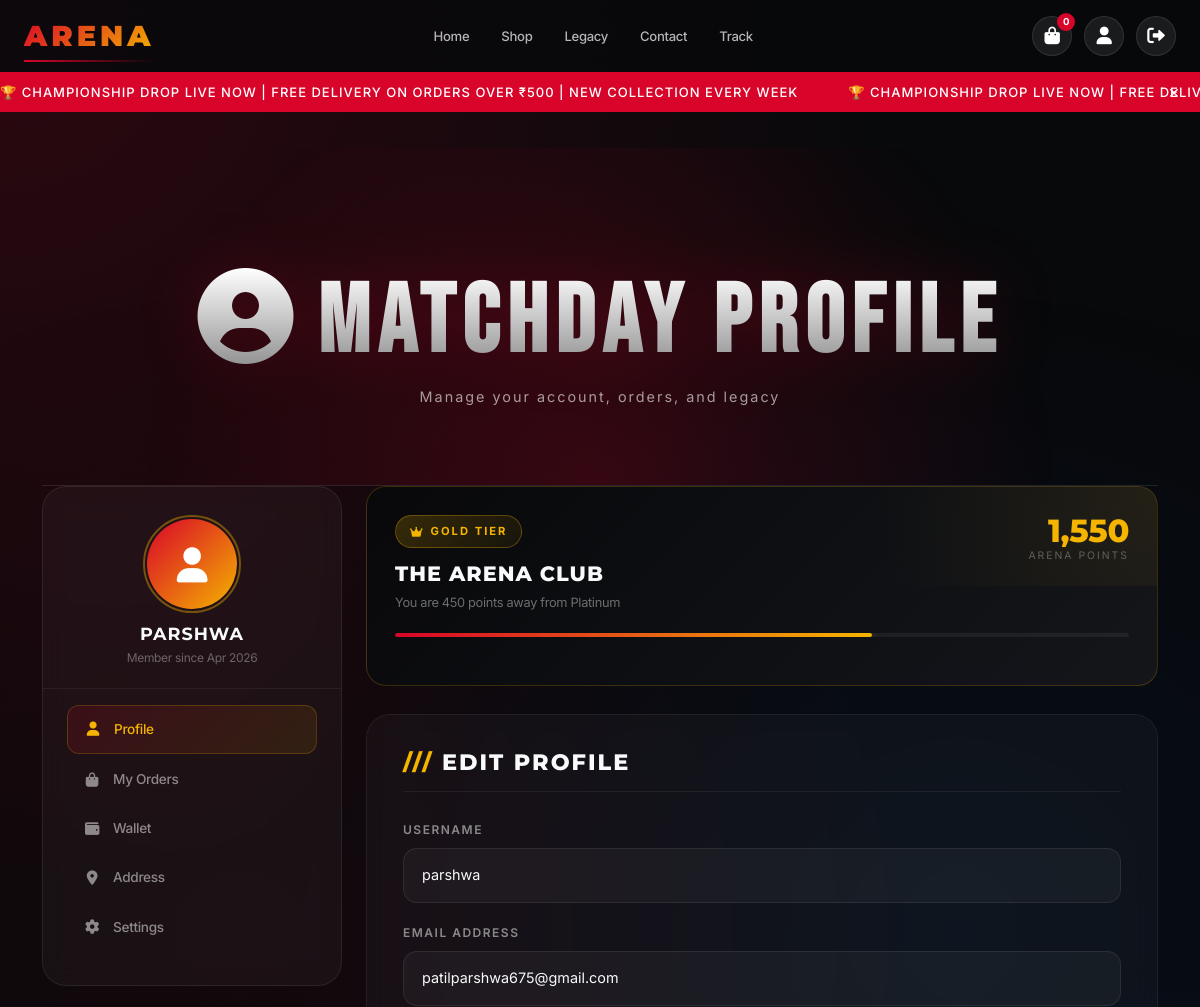
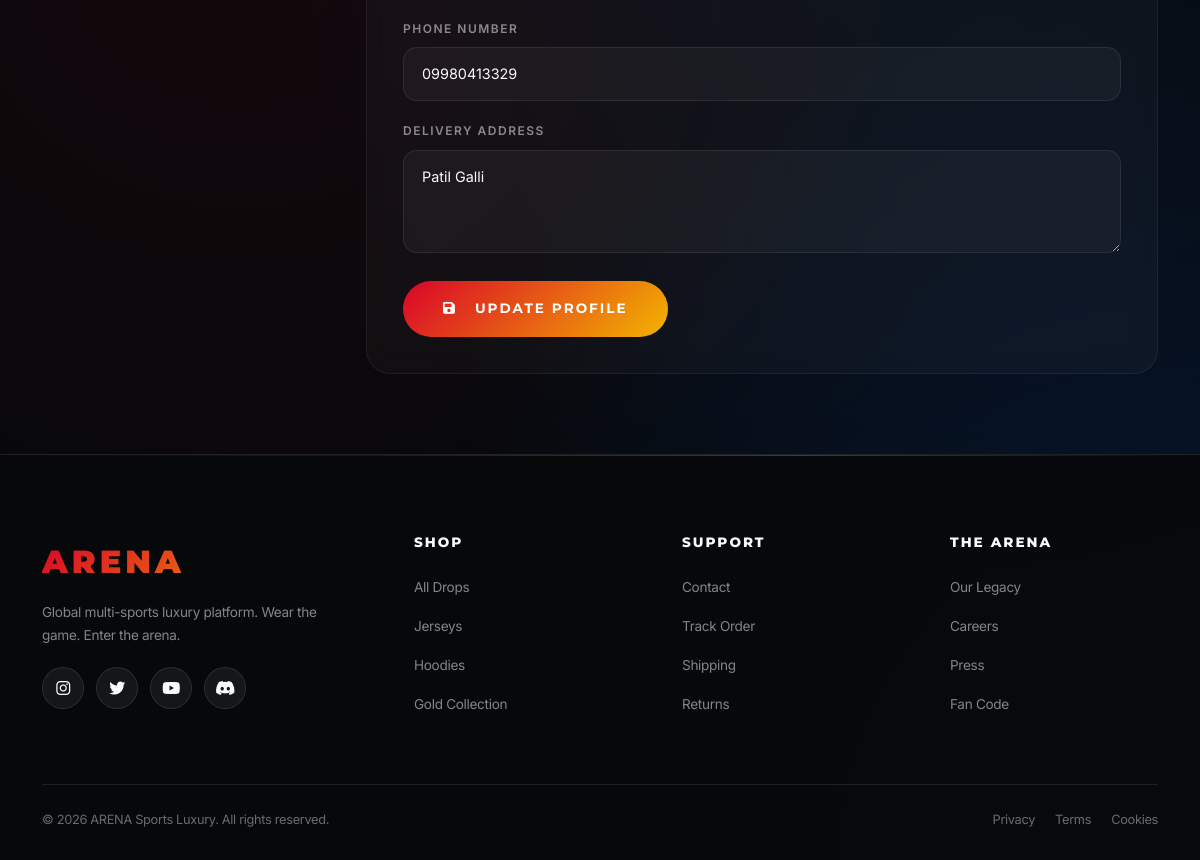
Screenshot of /profile (signed in) with the database file from the repository (2 pictures, top to bottom).
### models.py (models this page shows, shortened)
class User(db.Model, UserMixin):
    __tablename__ = 'users'
    id = db.Column(db.Integer, primary_key=True)
    username = db.Column(db.String(80), unique=True, nullable=False)
    email = db.Column(db.String(120), unique=True, nullable=False)
    password_hash = db.Column(db.String(200), nullable=False)
    phone = db.Column(db.String(20))
    address = db.Column(db.Text)
    is_admin = db.Column(db.Boolean, default=False)
    wallet_balance = db.Column(db.Float, default=0.0)
    loyalty_points = db.Column(db.Integer, default=0)
    successful_orders_count = db.Column(db.Integer, default=0)
    created_at = db.Column(db.DateTime, default=datetime.utcnow)
    orders = db.relationship('Order', backref='user', lazy='dynamic')

### customer.py (the view)
@customer_bp.route('/profile')
@login_required
def profile():
    orders = Order.query.filter_by(user_id=current_user.id).order_by(Order.created_at.desc()).all()
    wallet_history = WalletTransaction.query.filter_by(user_id=current_user.id).order_by(WalletTransaction.created_at.desc()).limit(10).all()
    return render_template('shop/profile.html', orders=orders, wallet_history=wallet_history)

### app.py (called while the page is built)
@login_manager.user_loader
def load_user(user_id):
    return db.session.get(User, int(user_id))

@app.context_processor
def cart_count_processor():
    from flask_login import current_user as login_user
    from models import Notification
    cart_count = 0
    unread_count = 0
    wallet = 0.0
    if login_user.is_authenticated:
        cart_count = Cart.query.filter_by(user_id=login_user.id).count()
        unread_count = Notification.query.filter_by(user_id=login_user.id, is_read=False).count()
        wallet = login_user.wallet_balance
    return dict(
        cart_count=cart_count,
        unread_notifications_count=unread_count,
        current_wallet=wallet,
        active_campaign='gold-edition',
        is_match_live=True
    )

### templates/shop/profile.html (shortened to what this page needs)
{% extends "layout/arena_base.html" %}
{% block content %}
<div class="container profile-page">
    <div class="page-header">
        <div class="container">
            <h1><i class="fas fa-user-circle me-3 text-gold"></i>MATCHDAY <span class="text-gold">PROFILE</span></h1>
            <p>Manage your account, orders, and legacy</p>
        </div>
    </div>
    <div class="profile-layout">
        <div class="profile-sidebar-glass">
            <div class="profile-avatar"><i class="fas fa-user"></i></div>
            <h5>{{ current_user.username }}</h5>
            <div class="member-since">Member since {{ current_user.created_at.strftime('%b %Y') }}</div>
            <div class="sidebar-divider"></div>
            <ul class="profile-menu">
                <li><a href="#" class="active" onclick="showTab('profile', this)"><i class="fas fa-user"></i> Profile</a></li>
                <li><a href="#" onclick="showTab('orders', this)"><i class="fas fa-shopping-bag"></i> My Orders</a></li>
                <li><a href="#" onclick="showTab('wallet', this)"><i class="fas fa-wallet"></i> Wallet</a></li>
                <li><a href="#" onclick="showTab('address', this)"><i class="fas fa-map-marker-alt"></i> Address</a></li>
                <li><a href="#" onclick="showTab('settings', this)"><i class="fas fa-cog"></i> Settings</a></li>
            </ul>
        </div>
        <div>
            <div id="profile-tab" class="profile-content">
                <div class="membership-card-profile">
                    <div class="membership-top">
                        <div>
                            <div class="membership-badge-tier"><i class="fas fa-crown"></i> Gold Tier</div>
                            <div class="membership-title">The Arena Club</div>
                            <div class="membership-subtitle">You are 450 points away from Platinum</div>
                        </div>
                        <div>
                            <div class="points-display">1,550</div>
                            <div class="points-label">Arena Points</div>
                        </div>
                    </div>
                    <div class="membership-progress-track"><div class="membership-progress-fill" style="width: 65%;"></div></div>
                </div>
                <div class="profile-content-panel">
                    <h4><span class="accent">///</span> Edit Profile</h4>
                    <form action="{{ url_for('customer.update_profile') }}" method="POST">
                        <div class="arena-form-group"><label>Username</label><input type="text" name="username" class="arena-form-control" value="{{ current_user.username }}" required></div>
                        <div class="arena-form-group"><label>Email Address</label><input type="email" name="email" class="arena-form-control" value="{{ current_user.email }}" required></div>
                        <div class="arena-form-group"><label>Phone Number</label><input type="tel" name="phone" class="arena-form-control" value="{{ current_user.phone or '' }}" placeholder="Enter your phone number"></div>
                        <div class="arena-form-group"><label>Delivery Address</label><textarea name="address" class="arena-form-control" rows="3" placeholder="Enter your delivery address">{{ current_user.address or '' }}</textarea></div>
                        <button type="submit" class="btn-arena"><i class="fas fa-save me-2"></i> Update Profile</button>
                    </form>
                </div>
            </div>
        </div>
    </div>
</div>
{% endblock %}

### static/shop/arena.css (style rules this page uses)
:root { --arena-black: #08090B; --victory-red: #D90429; --electric-blue: #0066FF; --championship-gold: #F4B400; --ice-white: #F8FAFC; --carbon-gray: #15171C; --metallic-silver: #BFC7D5; --neon-lime: #B7FF00; --gradient-red-gold: linear-gradient(135deg, #D90429, #F4B400); --gradient-blue-purple: linear-gradient(135deg, #0066FF, #7C3AED); --gradient-arena-bg: radial-gradient(circle at top left, rgba(217,4,41,0.18), transparent 40%), radial-gradient(circle at bottom right, rgba(0,102,255,0.18), transparent 40%), #08090B; --font-display: 'Montserrat', sans-serif; --font-sports: 'Bebas Neue', cursive; --font-body: 'Inter', 'Poppins', sans-serif; --glass-bg: rgba(255,255,255,0.06); --glass-border: rgba(255,255,255,0.10); --glass-shadow: 0 10px 40px rgba(0,0,0,0.35); --transition-smooth: all 0.4s cubic-bezier(0.175, 0.885, 0.32, 1.275); --transition-fast: all 0.2s ease; }
* { margin: 0; padding: 0; box-sizing: border-box; }
html { scroll-behavior: smooth; }
body { font-family: var(--font-body); background: var(--gradient-arena-bg); background-attachment: fixed; color: var(--ice-white); overflow-x: hidden; min-height: 100vh; letter-spacing: -0.02em; line-height: 1.7; }
h1, h2, h3, h4, h5, h6 { font-family: var(--font-display); font-weight: 800; text-transform: uppercase; letter-spacing: -0.02em; line-height: 1.05; }
.btn-arena { background: linear-gradient(135deg, #D90429, #F4B400); border: none; border-radius: 50px; padding: 16px 40px; font-family: var(--font-display); font-weight: 700; font-size: 0.85rem; letter-spacing: 2px; color: white; text-transform: uppercase; cursor: pointer; transition: var(--transition-smooth); display: inline-flex; align-items: center; gap: 10px; text-decoration: none; }
.text-gold { color: var(--championship-gold) !important; }
.page-header { background: radial-gradient(circle at 50% 100%, rgba(217,4,41,0.2), transparent 70%); padding: 120px 0 60px; text-align: center; border-bottom: 1px solid var(--glass-border); position: relative; }
.page-header h1 { font-family: var(--font-sports); font-size: clamp(3.5rem, 10vw, 6rem); letter-spacing: 8px; margin-bottom: 0; text-transform: uppercase; background: linear-gradient(to bottom, #fff, #888); -webkit-background-clip: text; -webkit-text-fill-color: transparent; filter: drop-shadow(0 0 30px rgba(217,4,41,0.2)); }
.page-header p { color: rgba(255,255,255,0.6); margin-top: 10px; letter-spacing: 2px; font-size: 0.9rem; }
.profile-sidebar-glass { background: var(--glass-bg); backdrop-filter: blur(12px); border: 1px solid var(--glass-border); border-radius: 24px; padding: 32px; text-align: center; }
.profile-avatar i { font-size: 4rem; color: var(--championship-gold); }
.profile-menu { list-style: none; padding: 0; text-align: left; }
.profile-menu li { margin-bottom: 4px; }
.profile-menu a { display: block; padding: 12px 16px; border-radius: 12px; color: rgba(255,255,255,0.6); text-decoration: none; transition: var(--transition-smooth); font-size: 0.9rem; }
.profile-menu a:hover, .profile-menu a.active { background: rgba(255,255,255,0.06); color: var(--championship-gold); }
.membership-card-profile { background: linear-gradient(135deg, rgba(8,9,11,0.9), rgba(217,4,41,0.15)); border: 1px solid var(--glass-border); border-radius: 24px; padding: 32px; }
.points-display { font-family: var(--font-sports); font-size: 2.5rem; color: var(--championship-gold); line-height: 1; }
.membership-progress-track { height: 6px; background: rgba(255,255,255,0.1); border-radius: 10px; margin: 20px 0; overflow: hidden; }

### templates/layout/arena_base.html (style rules this page uses)
body { padding-top: 72px; }

### rows the page displays
User: username "PARSHWA", created_at "Apr 2026", username "parshwa", email "patilparshwa675@gmail.com", phone "09980413329", address "Patil Galli"

### other values shown
{{ cart_count }} "0"
